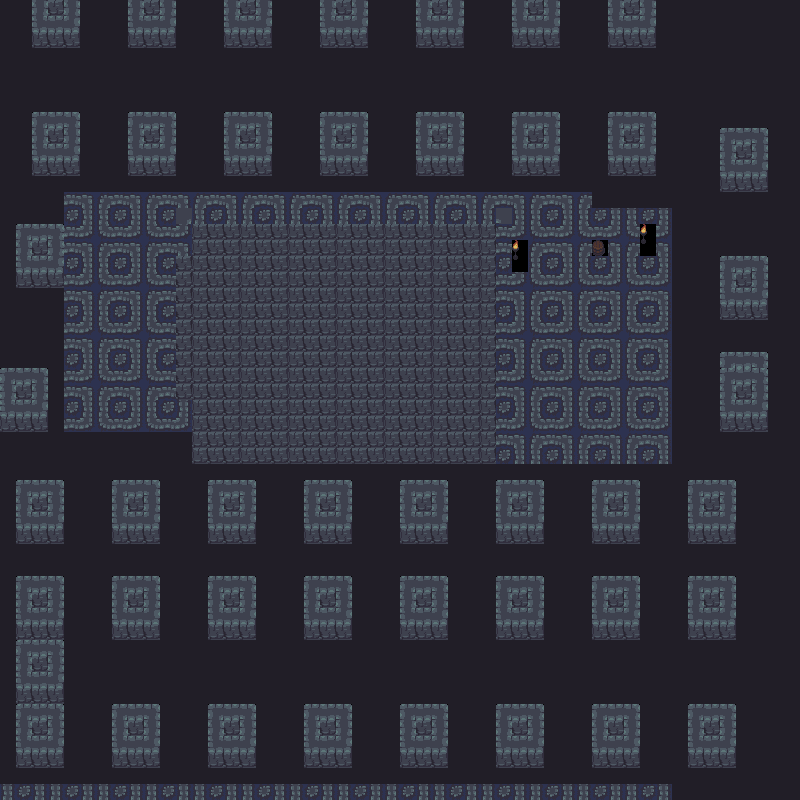

Rendered tile map (Tiled .tmx) drawn with the repository's tilesets; below, a short description and the map source with its tile grids summarised:
An orthogonal 50x50 tile map with 16x16 px tiles, 1 tile layer (Tile Layer 1).

<map version="1.10" tiledversion="1.10.2" orientation="orthogonal" renderorder="right-down" width="50" height="50" tilewidth="16" tileheight="16" infinite="0" nextlayerid="2" nextobjectid="1">
 <tileset firstgid="1" source="DungeonCastle.tsx" />
 <layer id="1" name="Tile Layer 1" width="50" height="50">
  <data>[2500 cells, 2500 non-empty, 27 distinct tile ids]</data>
 </layer>
</map>
